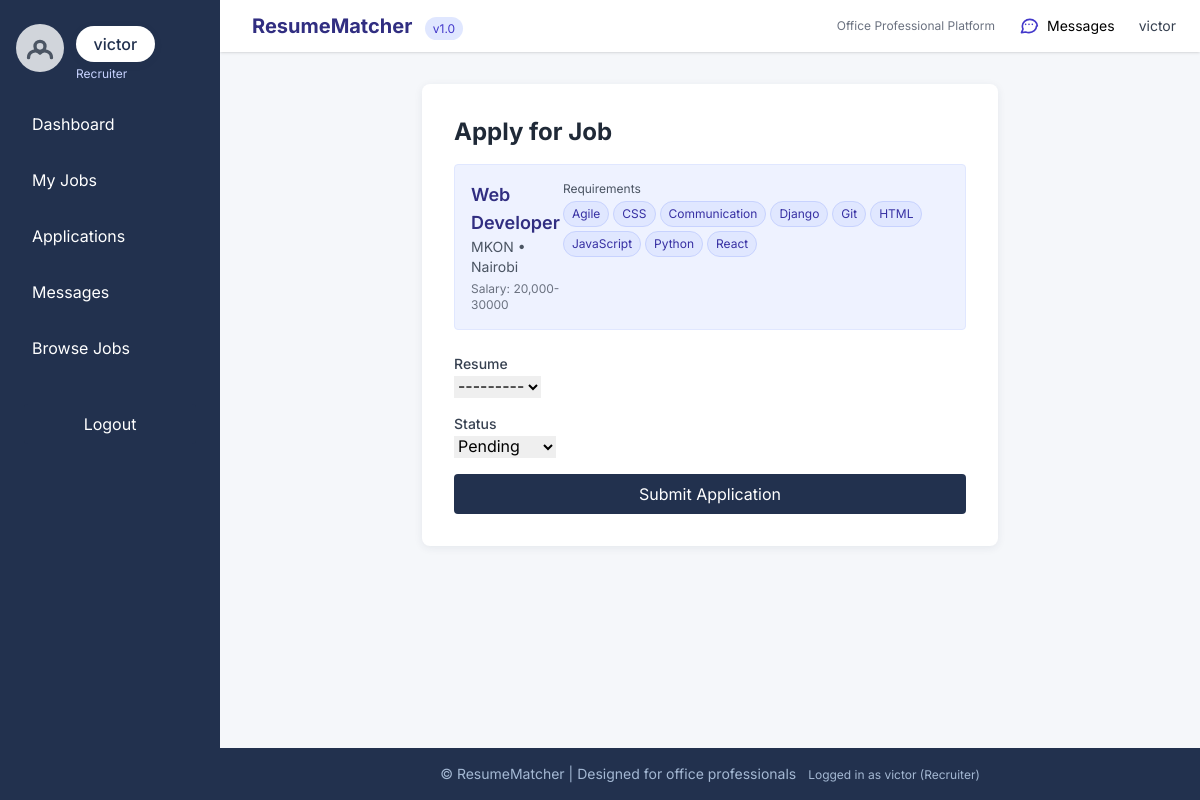
The app's page /applications/create/1/ (signed in) with its own data.
### core/models.py (models this page shows, shortened)
class User(AbstractUser):
    USER_TYPES = (
        ('seeker', 'Job Seeker'),
        ('recruiter', 'Recruiter'),
        ('admin', 'Admin'),
    )
    account_type = models.CharField(max_length=10, choices=USER_TYPES, default='seeker')
    email = models.EmailField(unique=True)
    profile_picture = models.ImageField(upload_to='profiles/', blank=True, null=True)
    created_at = models.DateTimeField(auto_now_add=True)
    updated_at = models.DateTimeField(auto_now=True)
    class Meta:
        db_table = 'users'
        verbose_name = 'User'
        verbose_name_plural = 'Users'

class Job_Posting(models.Model):
    job_id = models.AutoField(primary_key=True)
    title = models.CharField(max_length=200)
    company = models.CharField(max_length=200)
    location = models.CharField(max_length=100, blank=True)
    description = models.TextField()
    requirements = models.ManyToManyField(Skill, blank=True, related_name='job_postings')
    requirements_text = models.TextField(blank=True, null=True, help_text="Optional free-text requirements")
    salary_range = models.CharField(max_length=50, blank=True, help_text="e.g., 'KES 50,000 - 100,000'")
    posted_by = models.ForeignKey(
        User, on_delete=models.CASCADE, related_name='posted_jobs',
        limit_choices_to={'account_type': 'recruiter'}
    )
    duration_min_months = models.PositiveSmallIntegerField(
        blank=True,
        null=True,
        validators=[MinValueValidator(0), MaxValueValidator(120)],
        help_text="Minimum expected duration in months (0 = open/indefinite)"
    )
    duration_max_months = models.PositiveSmallIntegerField(
        blank=True,
        null=True,
        validators=[MinValueValidator(0), MaxValueValidator(120)],
        help_text="Maximum expected duration in months (leave blank for open-ended)"
    )
    application_deadline = models.DateTimeField(
        blank=True,
        null=True,
        help_text="Optional deadline (date & time). After this time applications will be closed."
    )
    is_active = models.BooleanField(default=True)
    created_at = models.DateTimeField(auto_now_add=True)
    updated_at = models.DateTimeField(auto_now=True)
    class Meta:
        db_table = 'job_postings'
        verbose_name = 'Job Posting'
        verbose_name_plural = 'Job Postings'
        ordering = ['-created_at']

class Skill(models.Model):
    name = models.CharField(max_length=100, unique=True)
    slug = models.SlugField(max_length=120, unique=True, blank=True)
    class Meta:
        db_table = 'skills'
        ordering = ['name']
        verbose_name = 'Skill'
        verbose_name_plural = 'Skills'

### core/views.py (the view)
# urls.py: path('applications/create/<int:job_id>/', views.application_create, name='application_create'),
@login_required
def application_create(request, job_id):
    job = get_object_or_404(Job_Posting, pk=job_id, is_active=True)
    resumes_qs = Resume.objects.filter(user=request.user)
    if request.method == "POST":
        form = ApplicationForm(request.POST, user=request.user)
        form.fields['resume'].queryset = resumes_qs
        form.instance.job = job
        if form.is_valid():
            application = form.save(commit=False)
            application.user = request.user
            application.job = job
            try:
                resume = application.resume
                if resume:
                    resume_skill_names = [s.name for s in resume.skills.all()]
                    job_req_names = [s.name for s in job.requirements.all()]
                    application.match_score = calculate_match_score(resume_skill_names, job_req_names)
            except Exception:
                logger.exception("Error computing match score", exc_info=True)
            application.save()
            form.save_m2m()
            try:
                application_url = request.build_absolute_uri(reverse('application_detail', args=[application.pk]))
            except Exception:
                application_url = ""
            try:
                resume_url = request.build_absolute_uri(reverse('resume_detail', args=[application.resume.pk])) if application.resume else ""
            except Exception:
                resume_url = ""
            if job.posted_by and getattr(job.posted_by, "email", None):
                try:
                    ctx = {
                        "job": job,
                        "application": application,
                        "resume": application.resume,
                        "application_url": application_url,
                        "resume_url": resume_url,
                    }
                    subject = f"New application for {job.title} at {job.company}"
                    html_body = render_to_string("emails/new_application_notification.html", ctx)
                    text_body = render_to_string("emails/new_application_notification.txt", ctx)
                    msg = EmailMultiAlternatives(subject, strip_tags(html_body), None, [job.posted_by.email])
                    msg.attach_alternative(html_body, "text/html")
                    msg.send(fail_silently=False)
                except Exception as e:
                    logger.exception("Failed to send new application email to recruiter: %s", e)
            if request.user and getattr(request.user, "email", None):
                try:
                    ctx = {
                        "job": job,
                        "application": application,
                        "application_url": application_url,
                    }
                    subject = f"Application submitted: {job.title} at {job.company}"
                    html_body = render_to_string("emails/application_submitted.html", ctx)
                    text_body = render_to_string("emails/application_submitted.txt", ctx)
                    msg = EmailMultiAlternatives(subject, strip_tags(html_body), None, [request.user.email])
                    msg.attach_alternative(html_body, "text/html")
                    msg.send(fail_silently=False)
                except Exception as e:
                    logger.exception("Failed to send confirmation email to applicant: %s", e)
            messages.success(request, "Application submitted.")
            return redirect('application_list')
        else:
            messages.error(request, "Please fix the errors below.")
    else:
        form = ApplicationForm(user=request.user, initial={'job': job.pk})
        form.fields['resume'].queryset = resumes_qs
    return render(request, "applications/application_form.html", {"form": form, "job": job})

### core/templates/applications/application_form.html (shortened to what this page needs)
{% extends "base.html" %}
{% block content %}
<div class="max-w-xl mx-auto card p-8">
    <h2 class="text-2xl font-bold text-gray-800 mb-4">
        {{ form.instance.pk|yesno:"Edit Application,Apply for Job" }}
    </h2>
    {% if job %}
    <div class="mb-6 p-4 bg-indigo-50 rounded border border-indigo-100">
        <div class="flex items-start justify-between">
            <div>
                <div class="text-lg font-semibold text-indigo-900">{{ job.title }}</div>
                <div class="text-sm text-gray-600">{{ job.company }}{% if job.location %} • {{ job.location }}{% endif %}</div>
                {% if job.salary_range %}
                    <div class="text-xs text-gray-500 mt-1">Salary: {{ job.salary_range }}</div>
                {% endif %}
            </div>
            {% if job.requirements.exists %}
            <div class="text-xs">
                <div class="text-gray-600 mb-1">Requirements</div>
                <div class="flex flex-wrap gap-1">
                    {% for skill in job.requirements.all %}
                        <span class="text-xs px-2 py-1 rounded-full bg-indigo-100 text-indigo-800 border border-indigo-200">{{ skill.name }}</span>
                    {% endfor %}
                </div>
            </div>
            {% endif %}
        </div>
    </div>
    {% endif %}
    <form method="post" novalidate id="application-form">
        {% if form.resume %}
        <div class="mb-4">
            <label class="block text-sm font-medium text-gray-700">{{ form.resume.label }}</label>
            {{ form.resume }}
        </div>
        {% endif %}
        {% if request.user.account_type == 'recruiter' %}
            {% if form.status in form.visible_fields %}
            <div class="mb-4">
                <label class="block text-sm font-medium text-gray-700">{{ form.status.label }}</label>
                {{ form.status }}
            </div>
            {% endif %}
        {% endif %}
        <button type="submit" class="btn-primary px-4 py-2 rounded w-full">Submit Application</button>
    </form>
</div>
{% endblock %}

### core/templates/base.html (shortened to what this page needs)
<!DOCTYPE html>
<html lang="en">
<head>
    <script src="https://cdn.tailwindcss.com"></script>
</head>
<body>
    <div id="app-wrap">
        {% if user.is_authenticated %}
        <aside id="app-sidebar" class="sidebar flex flex-col items-start py-6 px-4" role="navigation" aria-label="Main menu">
            <div class="w-full flex items-center justify-between">
                <div class="flex items-center">
                    {% if user.profile_picture %}
                        <img src="{{ user.profile_picture.url }}" alt="Profile Picture" class="profile-pic mb-2">
                    {% else %}
                        <div class="profile-pic mb-2 flex items-center justify-center bg-gray-300 text-gray-600" aria-hidden="true">
                            <svg class="h-10 w-10" fill="none" stroke="currentColor" viewBox="0 0 24 24">
                                <path stroke-linecap="round" stroke-linejoin="round" stroke-width="2"
                                      d="M5.121 17.804A4 4 0 0112 15a4 4 0 016.879 2.804M15 11a3 3 0 11-6 0 3 3 0 016 0z" />
                            </svg>
                        </div>
                    {% endif %}
                    <div class="ml-3">
                        <div class="user-badge mb-1">{{ user.username }}</div>
                        <div class="text-xs text-indigo-200">{{ user.account_type|title }}</div>
                    </div>
                </div>
            </div>
            <nav class="nav-links w-full mt-4" aria-label="User navigation">
                {% if user.account_type == 'seeker' %}
                    <a href="{% url 'seeker_dashboard' %}" class="{% if request.resolver_match.url_name == 'seeker_dashboard' %}active{% endif %}">Dashboard</a>
                    <a href="{% url 'resume_list' %}" class="{% if request.resolver_match.url_name == 'resume_list' %}active{% endif %}">My Resumes</a>
                    <a href="{% url 'application_list' %}" class="{% if request.resolver_match.url_name == 'application_list' %}active{% endif %}">Applications</a>
                    <a href="{% url 'conversations_list' %}" class="{% if request.resolver_match.url_name == 'conversations_list' %}active{% endif %}">
                        Messages
                        {% if unread_messages_count %}
                            <span class="unread-badge" aria-hidden="true">{{ unread_messages_count }}</span>
                        {% endif %}
                    </a>
                    <a href="{% url 'job_list' %}" class="{% if request.resolver_match.url_name == 'job_list' %}active{% endif %}">Browse Jobs</a>
                {% elif user.account_type == 'recruiter' %}
                    <a href="{% url 'recruiter_dashboard' %}" class="{% if request.resolver_match.url_name == 'recruiter_dashboard' %}active{% endif %}">Dashboard</a>
                    <a href="{% url 'job_list' %}" class="{% if request.resolver_match.url_name == 'job_list' %}active{% endif %}">My Jobs</a>
                    <a href="{% url 'application_list' %}" class="{% if request.resolver_match.url_name == 'application_list' %}active{% endif %}">Applications</a>
                    <a href="{% url 'conversations_list' %}" class="{% if request.resolver_match.url_name == 'conversations_list' %}active{% endif %}">
                        Messages
                    </a>
                    <a href="{% url 'job_list' %}" class="{% if request.resolver_match.url_name == 'job_list' %}active{% endif %}">Browse Jobs</a>
                {% else %}
                    <a href="{% url 'job_list' %}">Browse Jobs</a>
                {% endif %}
            </nav>
            <form action="{% url 'logout' %}" method="post" class="mt-8 px-2 w-full">
                <button type="submit" class="btn-primary w-full py-2 rounded">Logout</button>
            </form>
        </aside>
        {% endif %}
        <div id="main-wrap" class="main-content-wrap flex flex-col min-h-screen" role="main">
            {% if user.is_authenticated %}
            <header class="bg-white shadow flex items-center justify-between px-6 py-3">
                <div class="flex items-center space-x-2">
                    <div>
                        <span class="font-bold text-xl text-indigo-900">ResumeMatcher</span>
                        <span class="text-xs bg-indigo-100 text-indigo-700 px-2 py-1 rounded-full ml-2">v1.0</span>
                    </div>
                </div>
                <div class="flex items-center space-x-3">
                    <span class="text-xs text-gray-500 hidden sm:block">Office Professional Platform</span>
                    <a href="{% url 'conversations_list' %}" class="text-sm px-3 py-1 hover:bg-gray-100 rounded hidden sm:inline-flex items-center" title="Messages">
                        Messages
                    </a>
                    <div class="ml-2 text-sm hidden sm:block">
                        <span class="text-gray-700">{{ user.get_full_name|default:user.username }}</span>
                    </div>
                </div>
            </header>
            {% endif %}
            <main class="scrollable-content max-w-5xl mx-auto py-8 px-4 w-full">
                {% block content %}{% endblock %}
            </main>
            <footer class="office-footer py-4 text-center text-sm mt-auto">
                &copy; {{ now|date:"Y" }} ResumeMatcher | Designed for office professionals
                <span class="ml-2 text-xs">
                    {% if user.is_authenticated %}
                        Logged in as {{ user.username }} ({{ user.account_type|title }})
                    {% else %}
                        Guest Mode
                    {% endif %}
                </span>
            </footer>
        </div>
    </div>
</body>
</html>

### core/templates/base.html (style rules this page uses)
html, body { height: 100%; margin: 0; padding: 0; }
body { font-family: 'Inter', Arial, sans-serif; background-color: #f5f7fa; height: 100vh; }
#app-wrap { min-height: 100vh; height: 100vh; display: flex; }
.office-footer { background-color: #22314e; color: #a4b8d3; }
.card { background: #fff; border-radius: 0.5rem; box-shadow: 0 2px 8px rgba(34,49,78,0.08); }
.btn-primary { background: #22314e; color: #fff; }
.sidebar { background: #22314e; min-width: 220px; max-width: 260px; color: #fff; flex-shrink: 0; height: 100vh; position: fixed; left: 0; top: 0; z-index: 40; transition: transform .22s ease; }
.sidebar a { color: #fff; display: block; padding: .75rem 1rem; border-radius: .375rem; transition: background .2s, color .2s; text-align: left; }
.sidebar .profile-pic { width: 48px; height: 48px; border-radius: 50%; object-fit: cover; margin-bottom: 0.75rem; }
.user-badge { background: #fff; color: #22314e; padding: .4rem 1.1rem; border-radius: 9999px; font-weight: 500; box-shadow: 0 2px 8px rgba(34,49,78,0.08); }
.nav-links { display: flex; flex-direction: column; align-items: flex-start; gap: 0.5rem; width: 100%; margin-top: 1.5rem; }
.sidebar form { width: 100%; }
.main-content-wrap { margin-left: 220px; width: calc(100vw - 220px); min-height: 100vh; display: flex; flex-direction: column; transition: margin-left .22s ease; }
.scrollable-content { flex: 1 1 auto; overflow-y: auto; padding-bottom: 1rem; }

### records on screen
User: username "victor", account_type "Recruiter", get_full_name "victor"
Job_Posting: title "Web Developer", company "MKON", location "Nairobi", salary_range "20,000-30000"
Skill: name "Agile"
Skill: name "CSS"
Skill: name "Communication"
Skill: name "Django"
Skill: name "Git"
Skill: name "HTML"
Skill: name "JavaScript"
Skill: name "Python"
Skill: name "React"
